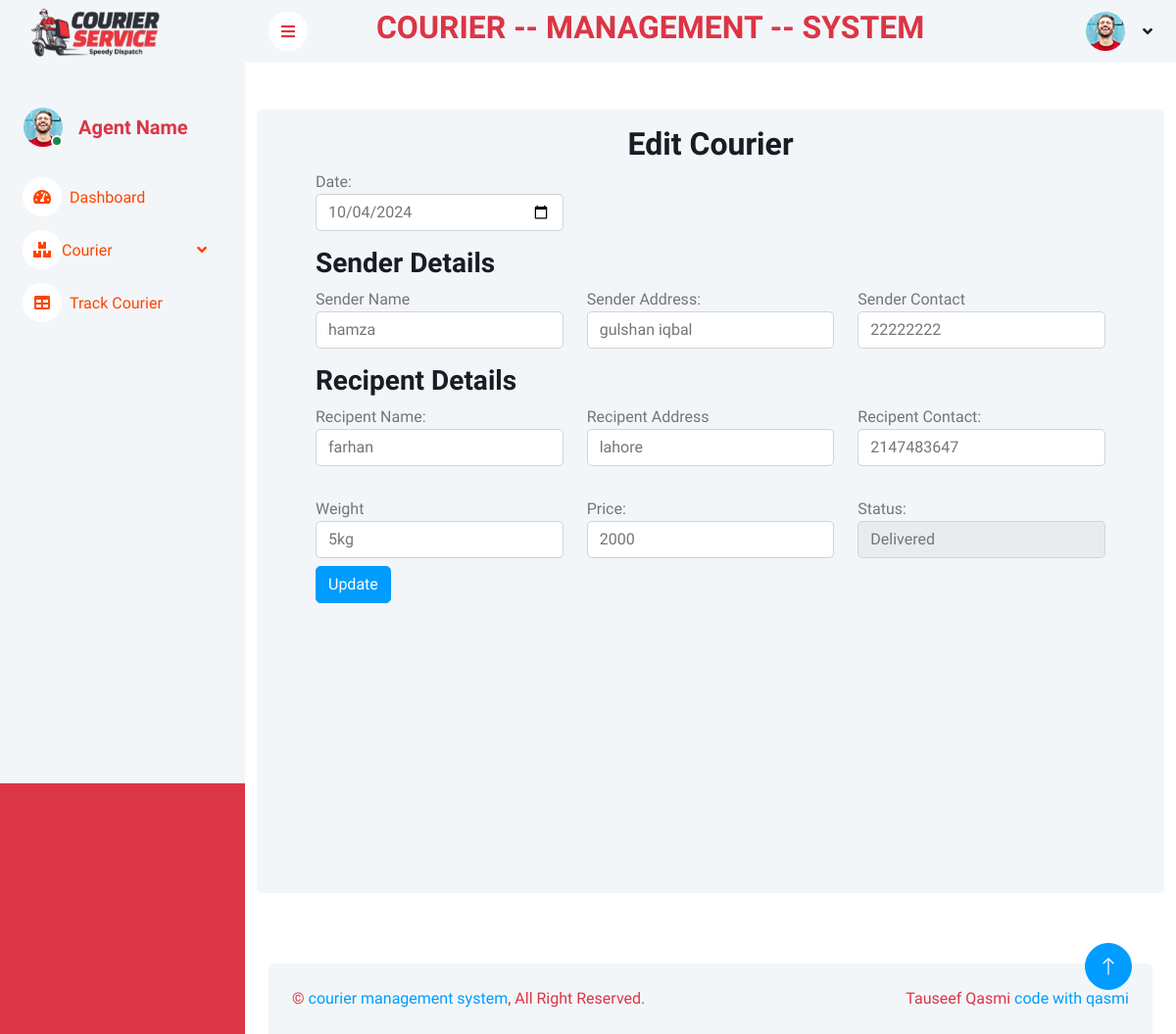
The page /editParcelsAgent.php?id=1 on the database its author committed.
### tables this page shows
CREATE TABLE `parcels` (
  `id` int(10) NOT NULL,
  `track_id` int(50) DEFAULT NULL,
  `sender_name` varchar(50) DEFAULT NULL,
  `sender_address` varchar(200) DEFAULT NULL,
  `sender_contact` int(20) DEFAULT NULL,
  `recipent_name` varchar(50) DEFAULT NULL,
  `recipent_address` varchar(200) DEFAULT NULL,
  `recipent_contact` int(20) DEFAULT NULL,
  `weight` varchar(10) DEFAULT NULL,
  `price` varchar(20) DEFAULT NULL,
  `status` int(20) NOT NULL,
  `agent_name` varchar(20) NOT NULL,
  `date` date DEFAULT NULL
);

### editParcelsAgent.php (the view, shortened to what this page needs)
<?php
include("connection.php");
include("includes/agentheader.php");
$parcelId = $_GET['id'];
$stmt = $conn->prepare("SELECT * FROM parcels WHERE id = :id");
$stmt->bindParam(":id", $parcelId);
$stmt->execute();
$result = $stmt->fetch(PDO::FETCH_ASSOC);
$parcelData = $result;
?>
<div class="container">
    <div class="row vh-100 bg-light rounded justify-content-center mx-0 m-5">
        <div class="col-12">
            <div class="container mt-3">
                <div class="container mt-3 w-100 align-middle">
                    <h2 class="text-center">Edit Courier</h2>
                    <form method="post">
                        <div class="row">
                            <div class="col-12 col-md-4">
                                <label>Date:</label>
                                <input type="date" class="form-control" name="date" value="<?php echo $parcelData['date']; ?>">
                            </div>
                            <div class="col-12 col-md-4">
                            </div>
                        </div>
                        <h3 class="mt-3">Sender Details</h3>
                        <div class="row">
                            <div class="col-12 col-md-4">
                                <label>Sender Name</label>
                                <input type="text" class="form-control" name="sendername" value="<?php echo $parcelData['sender_name']; ?>">
                            </div>
                            <div class="col-12 col-md-4">
                                <label>Sender Address:</label>
                                <input type="text" class="form-control" name="senderaddress" value="<?php echo $parcelData['sender_address']; ?>">
                            </div>
                            <div class="col-12 col-md-4">
                                <label>Sender Contact</label>
                                <input type="number" class="form-control" name="sendercontact" value="<?php echo $parcelData['sender_contact']; ?>">
                            </div>
                        </div>
                        <h3 class="mt-3">Recipent Details</h3>
                        <div class="row">
                            <div class="col-12 col-md-4">
                                <label>Recipent Name:</label>
                                <input type="text" class="form-control" name="recipentname" value="<?php echo $parcelData['recipent_name']; ?>">
                            </div>
                            <div class="col-12 col-md-4">
                                <label>Recipent Address</label>
                                <input type="text" class="form-control" name="recipentaddress" value="<?php echo $parcelData['recipent_address']; ?>">
                            </div>
                            <div class="col-12 col-md-4">
                                <label>Recipent Contact:</label>
                                <input type="number" class="form-control" name="recipentcontact" value="<?php echo $parcelData['recipent_contact']; ?>">
                            </div>
                        </div>
                        <div class="row mt-3">
                            <div class="col-12 col-md-4">
                                <label>Weight</label>
                                <input type="text" class="form-control" name="weight" value="<?php echo $parcelData['weight']; ?>">
                            </div>
                            <div class="col-12 col-md-4">
                                <label>Price:</label>
                                <input type="number" class="form-control" name="price" value="<?php echo $parcelData['price']; ?>">
                            </div>
                            <div class="col-12 col-md-4">
                                <label for="pwd">Status:</label>
                                <select class="form-control" name="status" required>
                                    <?php
                                    $statuses = array(
                                        '1' => 'Recieved',
                                        '2' => 'On the way',
                                        '3' => 'Pending',
                                        '4' => 'Delivered',
                                        '5' => 'Returned'
                                    );
                                    foreach ($statuses as $value => $label) {
                                        $selected = ($parcelData['status'] == $value) ? 'selected' : '';
                                        echo "<option value='$value' $selected>$label</option>";
                                    }
                                    ?>
                                </select>
                            </div>
                        </div>
                        <button type="submit" name="submit" class="btn btn-primary mt-2">Update</button>
                    </form>
                </div>
            </div>
        </div>
    </div>
</div>
<?php
include("footer.php");
?>

### css/style.css (style rules this page uses)
:root { --primary: red; --light: #F3F6F9; --dark: #191C24; }
.btn { transition: .5s; }
.btn.btn-primary { color: #FFFFFF; }

### includes/agentheader.php (style rules this page uses)
body { background-color: red; }

### rows shown on the page
parcels: date "10/04/2024", sendername "hamza", senderaddress "gulshan iqbal", sendercontact "22222222", recipentname "farhan", recipentaddress "lahore", recipentcontact "2147483647", weight "5kg", price "2000"

### other values the page prints
form field status "Delivered"
